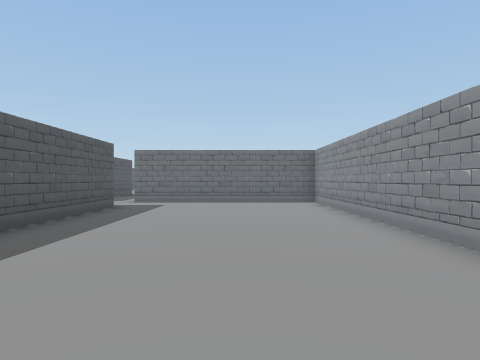
View 1 (above)

24 first-person views from a walk through a Unity game level. The camera is 1.5 m above the floor, looks level and sees 70° across. The floor is counted in squares, 2 m on a side. Each view is taken from the middle of a square. On the plan, view 1 faces up. The plan holds only what a view shows up to about 11 squares ahead; the rest is blank. The place goes on beyond the plan. The player is left out. Some animated figures are not drawn.

View 2
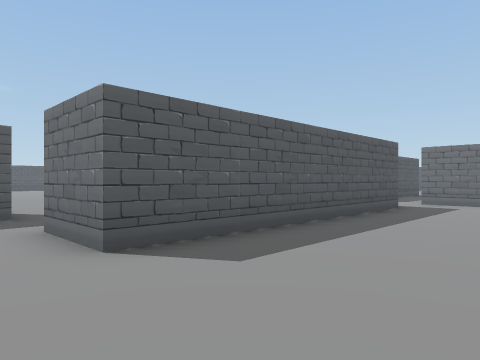

View 3
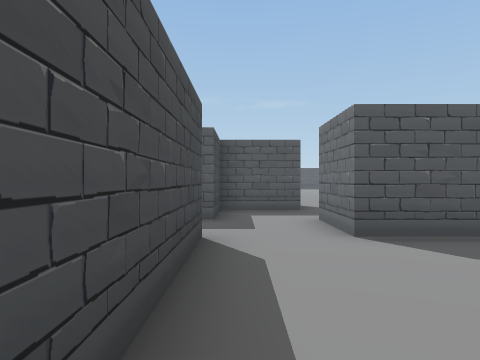

View 4
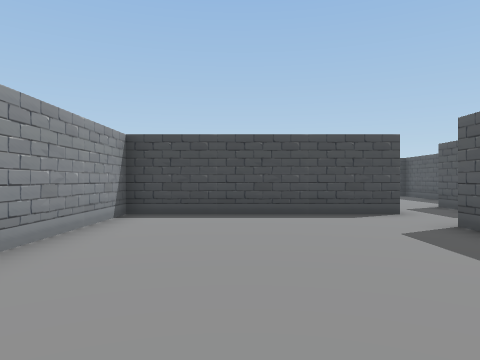

View 5
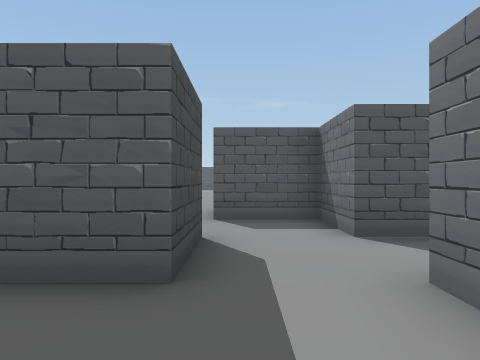

View 6
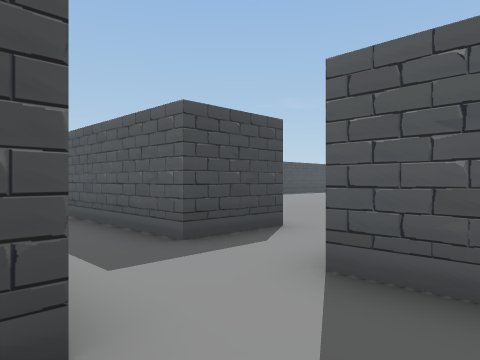

View 7
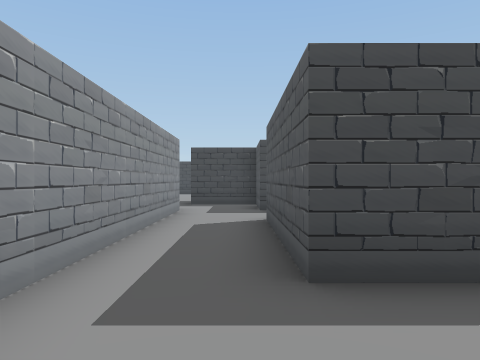

View 8
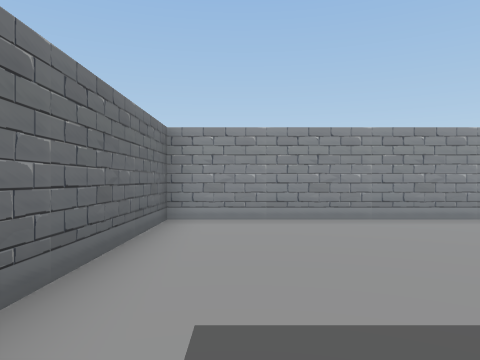

View 9
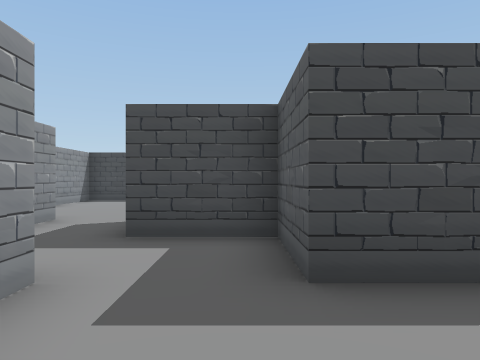

View 10
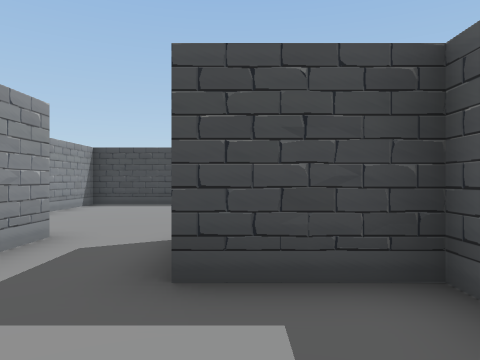

View 11
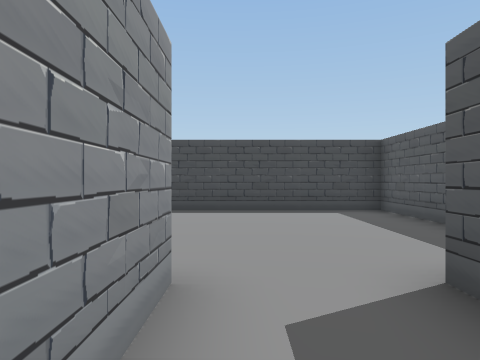

View 12
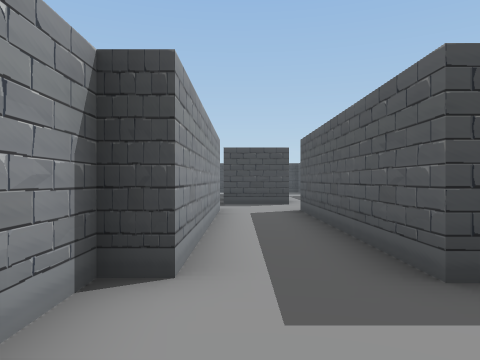

View 13
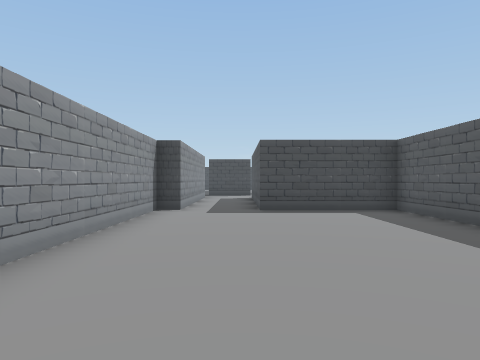

View 14
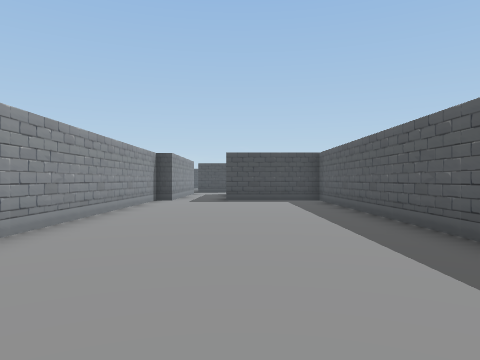

View 15
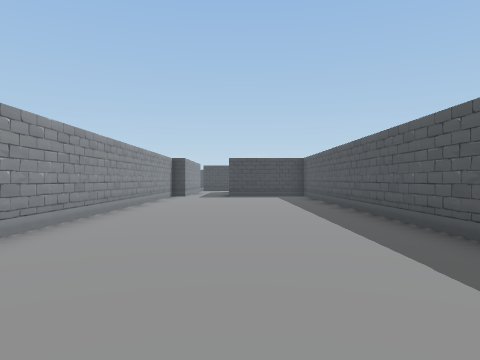

View 16
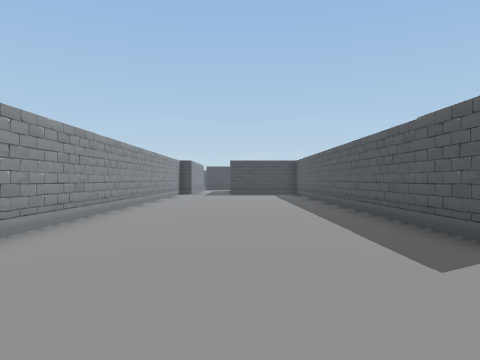

View 17
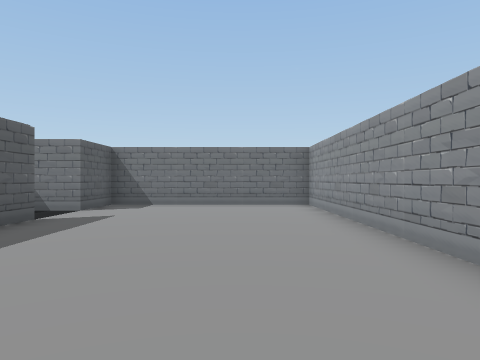

View 18
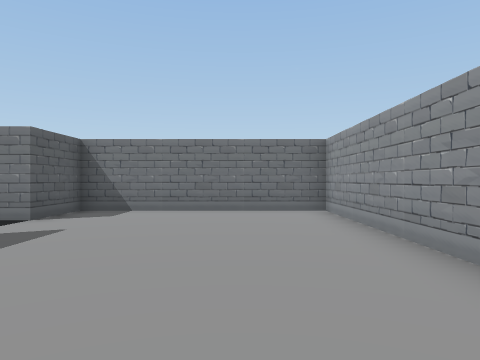

View 19
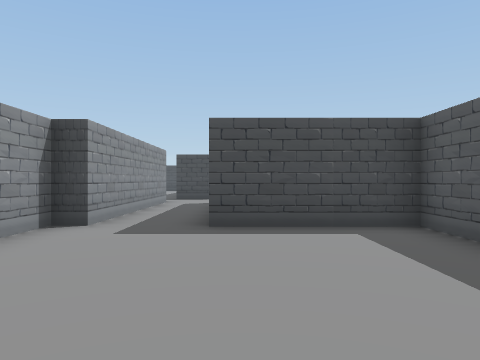

View 20
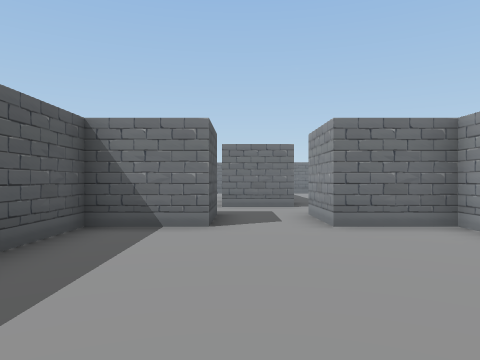

View 21
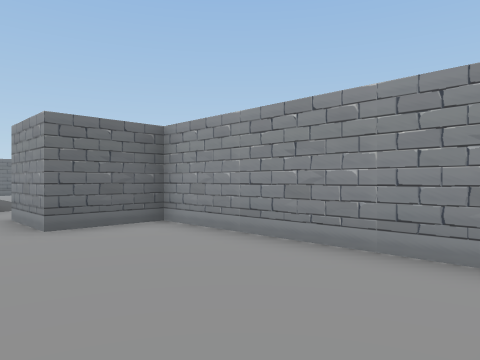

View 22
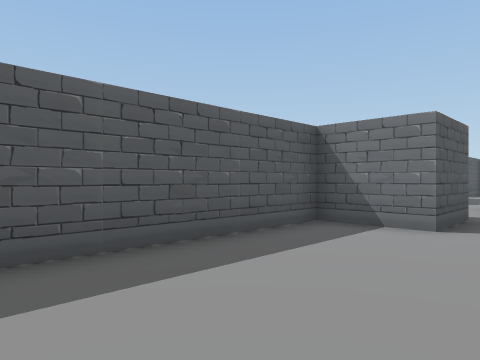

View 23
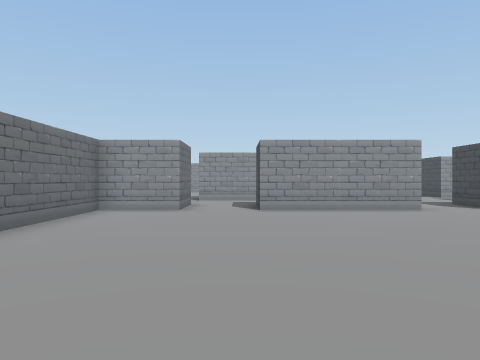

View 24
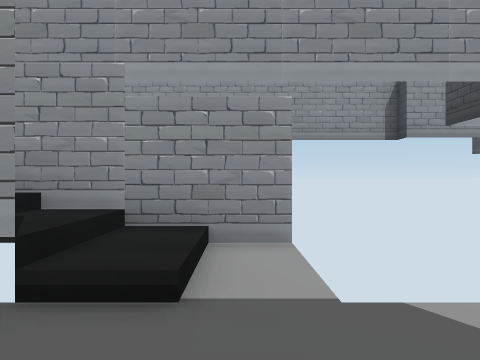

### Floor plan
Key: @ floor where view 1 was taken; # wall or solid block; . main floor; - floor 3.75 m lower than the main floor; / step, stairs or slope.
Columns run from 18 left of view 1 to 3 right of it. Each row starts with its distance up from view 1.
 36          #######
 35          #.....#
 34         ##.....#
 33         #......#
 32          ......#
 31          #.....#
 30          #.....#
 29          #.....#
 28          #.....#
 27          #.....#
 26          #.....#
 25          #.....#
 24        #/#.....#
 23       -//#.....#
 22      ----#.....#
 21       -- #.....#
 20          #.....#
 19          #.....#
 18          #.....#
 17          ####..#
 16             #..#
 15             #..#
 14             #..#
 13             #..#
 12      ########..#######
 11     .....##..........#
 10   .......##..........#
  9  ............##......#
  8 .............##......#
  7  ........##..##......#
  6   .......##..##......#
  5     .....##..##......#
  4      ....##..##......#
  3       .......##......#
  2        ......##......#
  1          ##..........#
  0           #.......@..#
 -1           ###..#######
 -2           ###..###
 -3           #......#
 -4           #......#
 -5           #......#
 -6           #......#
 -7           #......#
 -8           #......#
 -9           ########

Where each view was taken, in squares from view 1:
view 1: 0 up, 0 right, facing up
view 2: 0 up, 0 right, facing up-left
view 3: 0 up, 1 right, facing left
view 4: 7 up, 0 right, facing down
view 5: 10 up, 1 left, facing left
view 6: 11 up, 5 left, facing down-left
view 7: 10 up, 7 left, facing down
view 8: 10 up, 4 left, facing right
view 9: 4 up, 7 left, facing down
view 10: 2 up, 6 left, facing down
view 11: 0 up, 4 left, facing down
view 12: 20 up, 4 left, facing down
view 13: 26 up, 5 left, facing down
view 14: 30 up, 6 left, facing down
view 15: 33 up, 6 left, facing down
view 16: 35 up, 6 left, facing down
view 17: 25 up, 5 left, facing up
view 18: 27 up, 5 left, facing up
view 19: 23 up, 6 left, facing down
view 20: 8 down, 5 left, facing up
view 21: 8 down, 5 left, facing up-right
view 22: 8 down, 4 left, facing up-left
view 23: 8 up, 18 left, facing right
view 24: 22 up, 13 left, facing right
